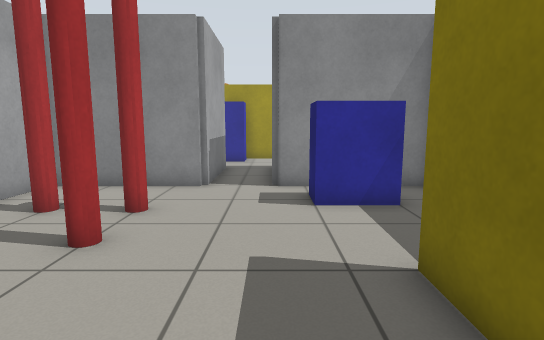
View 1 (above)

16 first-person views from a walk through a world built for the Gazebo simulator. The camera is 0.94 m above the floor, tilts 8° down and sees 80° across. Floor lines are 1 m apart. The floor is counted in squares, 0.5 m on a side. Each view is taken from the middle of a square. On the plan, view 1 faces up. The plan holds only what a view shows up to about 17 squares ahead; the rest is blank. The place goes on beyond the plan.

View 2
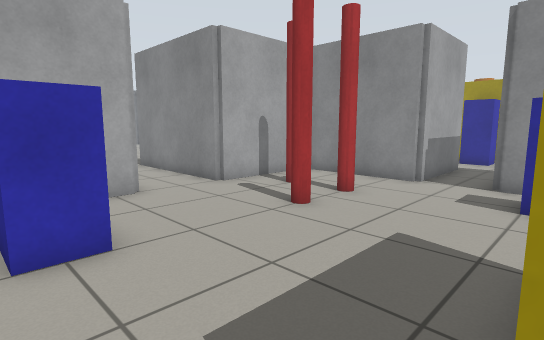

View 3
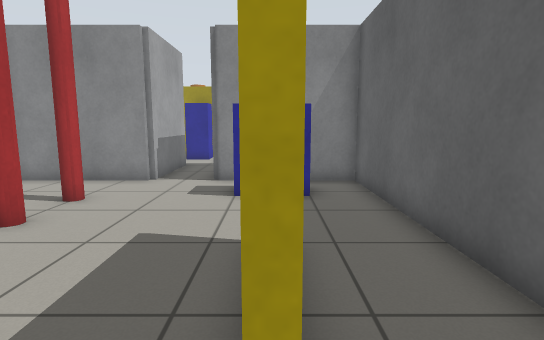

View 4
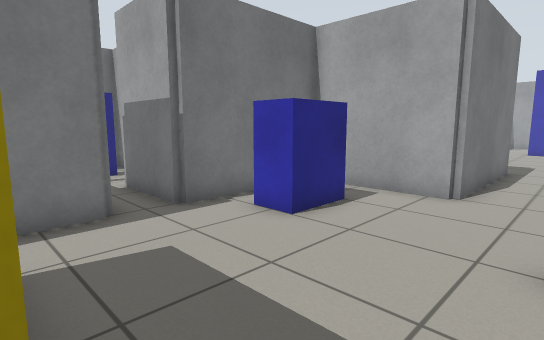

View 5
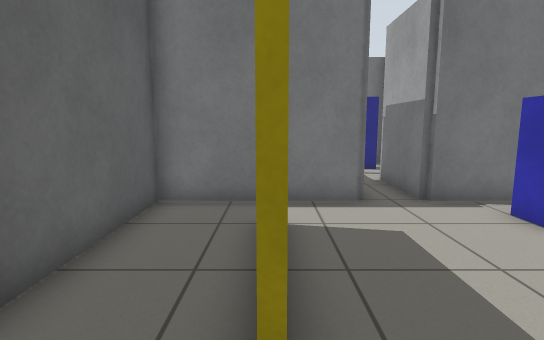

View 6
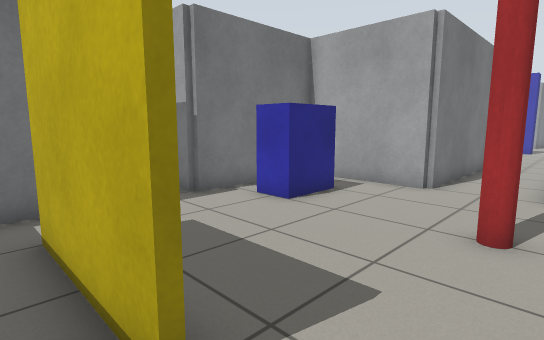

View 7
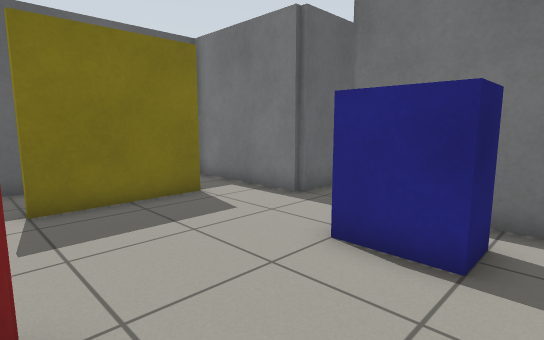

View 8
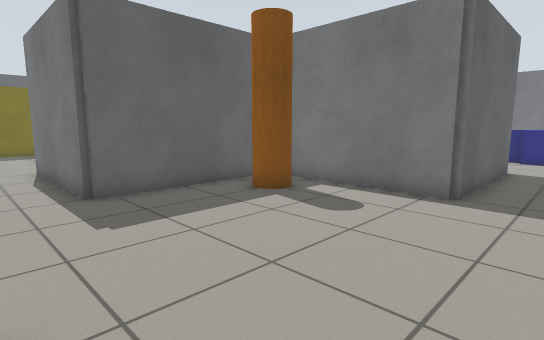

View 9
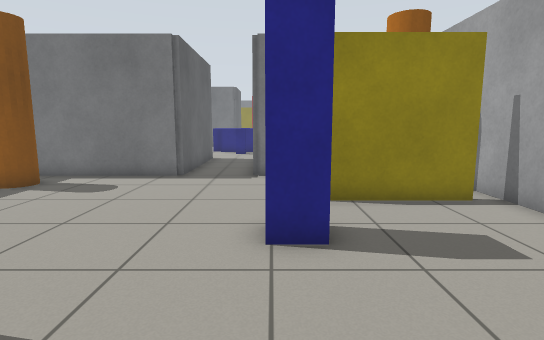

View 10
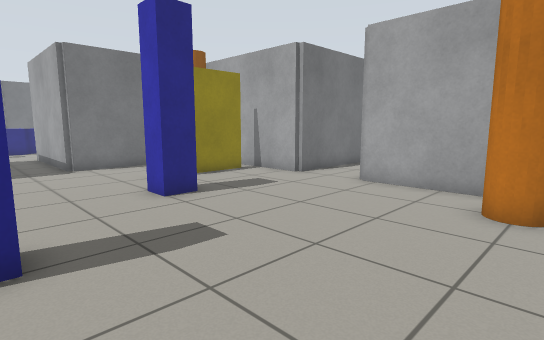

View 11
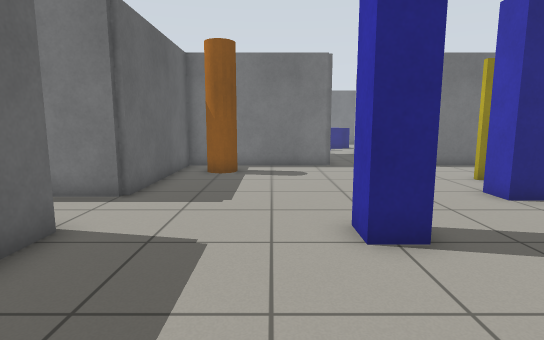

View 12
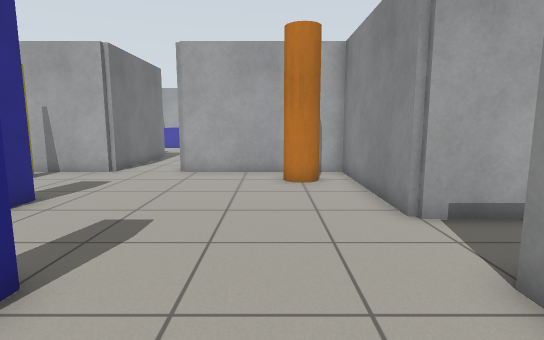

View 13
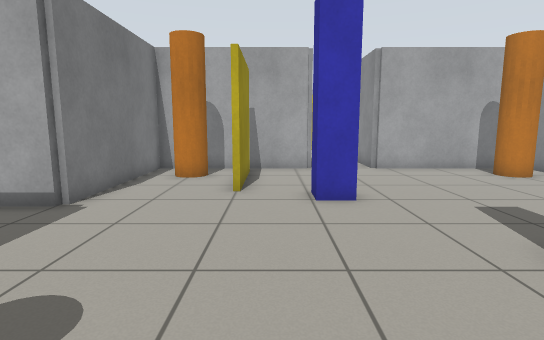

View 14
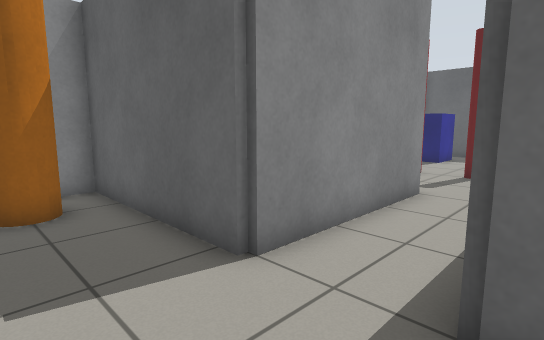

View 15
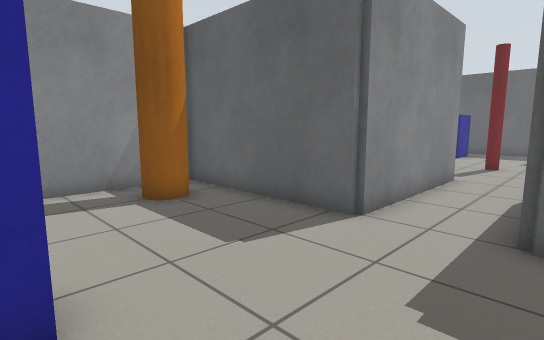

View 16
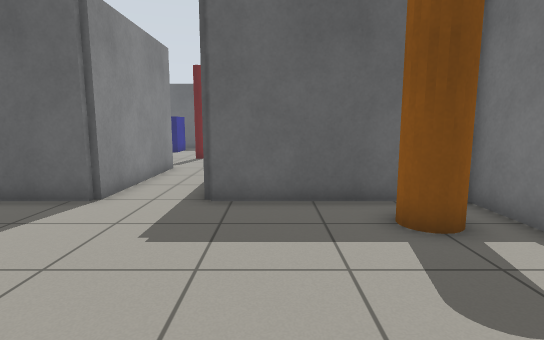

### Floor plan
Points are (right, up) in squares from view 1. A wall is a line through its corners. A room is listed if a view was taken in it or the views show most of it. See-through windows are left out.
Room 1 (views 1, 7)
walls: (-6.8, 2.7) (-6.8, -1.8) (-1.7, -1.8) (-1.7, -4.5); (1.9, -0.1) (1.9, 4); (-2, 9.8) (-6.6, 9.8); (1.6, 9.8) (0.1, 9.8); (-6.8, 9) (-6.8, 5.3); (-0.3, -4.4) (-0.3, -1.8) (1.4, -1.8)
ways out: opening at (2, -1) to room 2; opening at (2, 7) to room 2; opening at (-6, 4) to room 3; opening at (-1, 10)
objects: blue box (-5, -1) to (-3, 1); red pole (-5, 7); red pole (-3, 5); red pole (-3, 7); blue box (1, 7) to (3, 9)
Room 2 (views 2, 3, 4, 5, 6)
walls: (2.1, 4.1) (2.1, 0); (1.4, -1.8) (4.8, -1.8) (4.8, 9.8) (1.6, 9.8)
ways out: opening at (2, -1) to room 1; opening at (2, 7) to room 1
Room 3 (views 8, 9, 10, 11, 12, 13, 14, 15, 16)
walls: (-28.8, 2.7) (-28.8, -3.8) (-22.3, -3.8) (-22.3, -4.5); (-22.3, 11.8) (-28.8, 11.8) (-28.8, 5.3); (-28.1, 0.1) (-24, 0.1); (-19.7, -4.5) (-19.7, -3.8) (-13.2, -3.8) (-13.2, 2.7) (-6.8, 2.7); (-6.8, 5.3) (-13.2, 5.3) (-13.2, 11.8) (-17.5, 11.8)
ways out: opening at (-6, 4) to room 1; opening at (-29, 4); opening at (-21, 12)
objects: orange pole (-27, -3) to (-26, -1); orange pole (-27, 9) to (-26, 11); blue post (-24, 2) to (-23, 3); blue post (-20, 5) to (-19, 6); orange pole (-16, -3) to (-14, -1); orange pole (-16, 9) to (-14, 10)

Positions as (right, up) in squares from view 1, and headings:
1: (0, 0), facing up
2: (2, -1), facing up-left
3: (2, -1), facing up
4: (2, 5), facing down-left
5: (2, 6), facing down
6: (3, 6), facing down-left
7: (-6, 5), facing down-right
8: (-22, 5), facing down-right
9: (-23, 8), facing down
10: (-19, 11), facing down-left
11: (-17, 11), facing down
12: (-16, 9), facing left
13: (-15, 1), facing left
14: (-16, 2), facing up-right
15: (-19, 2), facing up-right
16: (-21, 1), facing right
